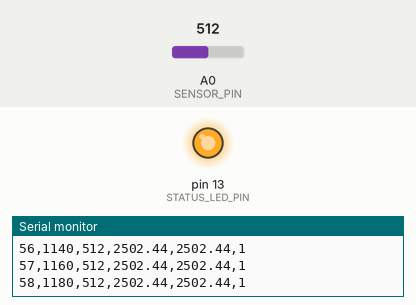
This sketch was run on a simulated Arduino Uno, built with avr-gcc and run on an emulated ATmega328P. Shown: output pins drawn as LEDs (lit = HIGH), the last lines printed to the serial monitor. Inputs (shaded band) come from the test bench; at power-on: A0 (SENSOR_PIN) = 512.

Above: at 1.2 s.
1.3 s: A0 (SENSOR_PIN) set to 502
At 1.7 s:
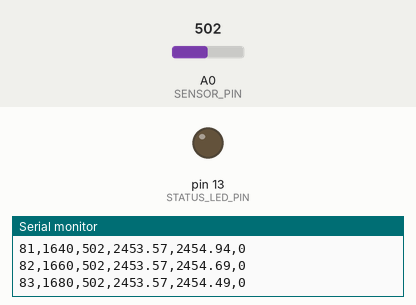
2.8 s: A0 (SENSOR_PIN) set to 716
At 4.0 s:
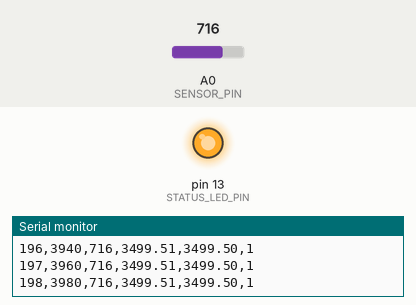
4.3 s: A0 (SENSOR_PIN) set to 511
At 5.7 s:
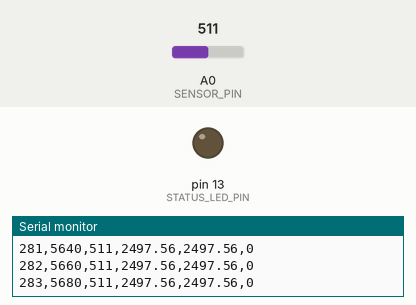
Timing chart, 0 to 7.3 s (numbered marks = the images above; inputs shaded):
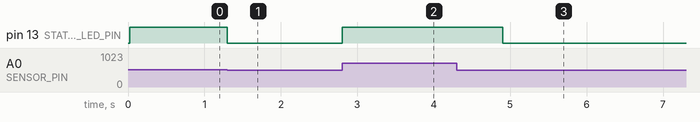

Measured:
- the behaviour switches between 512 and 511 on A0 (SENSOR_PIN) (found by bisection; images 0 and 1)
- after the input at 1.3 s, pin 13 (STATUS_LED_PIN): HIGH → LOW at once
- after the input at 2.8 s, pin 13 (STATUS_LED_PIN): LOW → HIGH at once
- after the input at 4.3 s, pin 13 (STATUS_LED_PIN): HIGH → LOW after 0.60 s

The sketch:

sensor_testbench.ino
```cpp
/*
  Embedded Sensor Testbench

  Streams analog sensor readings as CSV for a Python validation tool.
  Hardware:
    - Arduino Uno or compatible board
    - Potentiometer or analog sensor output connected to A0
    - Shared ground between sensor and Arduino
*/

const int SENSOR_PIN = A0;
const int STATUS_LED_PIN = LED_BUILTIN;

const unsigned long SAMPLE_PERIOD_MS = 20;
const float ADC_REFERENCE_MV = 5000.0;
const float ADC_MAX_COUNT = 1023.0;
const float FILTER_ALPHA = 0.18;
const float DIGITAL_THRESHOLD_MV = 2500.0;

unsigned long lastSampleMs = 0;
unsigned long sampleId = 0;
float filteredMv = 0.0;
bool filterReady = false;

float adcToMillivolts(int rawAdc) {
  return (rawAdc * ADC_REFERENCE_MV) / ADC_MAX_COUNT;
}

void printHeader() {
  Serial.println("sample_id,timestamp_ms,raw_adc,voltage_mv,filtered_mv,digital_state");
}

void setup() {
  pinMode(STATUS_LED_PIN, OUTPUT);
  Serial.begin(115200);

  while (!Serial) {
    ; // Wait for native USB boards.
  }

  printHeader();
}

void loop() {
  const unsigned long nowMs = millis();
  if (nowMs - lastSampleMs < SAMPLE_PERIOD_MS) {
    return;
  }

  lastSampleMs = nowMs;

  const int rawAdc = analogRead(SENSOR_PIN);
  const float voltageMv = adcToMillivolts(rawAdc);

  if (!filterReady) {
    filteredMv = voltageMv;
    filterReady = true;
  } else {
    filteredMv = (FILTER_ALPHA * voltageMv) + ((1.0 - FILTER_ALPHA) * filteredMv);
  }

  const int digitalState = filteredMv >= DIGITAL_THRESHOLD_MV ? 1 : 0;
  digitalWrite(STATUS_LED_PIN, digitalState == 1 ? HIGH : LOW);

  Serial.print(sampleId++);
  Serial.print(',');
  Serial.print(nowMs);
  Serial.print(',');
  Serial.print(rawAdc);
  Serial.print(',');
  Serial.print(voltageMv, 2);
  Serial.print(',');
  Serial.print(filteredMv, 2);
  Serial.print(',');
  Serial.println(digitalState);
}
```
